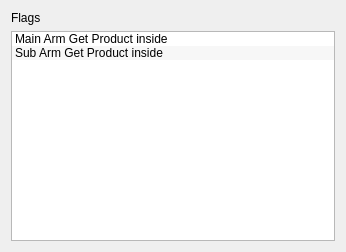
<?xml version="1.0" encoding="UTF-8"?>
<ui version="4.0">
 <class>ICFlagsEditor</class>
 <widget class="QWidget" name="ICFlagsEditor">
  <property name="geometry">
   <rect>
    <x>0</x>
    <y>0</y>
    <width>346</width>
    <height>252</height>
   </rect>
  </property>
  <property name="windowTitle">
   <string>Form</string>
  </property>
  <layout class="QVBoxLayout" name="verticalLayout">
   <item>
    <widget class="QLabel" name="label">
     <property name="text">
      <string>Flags</string>
     </property>
    </widget>
   </item>
   <item>
    <widget class="QListWidget" name="flagListWidget">
     <property name="editTriggers">
      <set>QAbstractItemView::NoEditTriggers</set>
     </property>
     <property name="alternatingRowColors">
      <bool>true</bool>
     </property>
     <property name="spacing">
      <number>5</number>
     </property>
     <item>
      <property name="text">
       <string>Main Arm Get Product inside</string>
      </property>
     </item>
     <item>
      <property name="text">
       <string>Sub Arm Get Product inside</string>
      </property>
     </item>
    </widget>
   </item>
  </layout>
 </widget>
 <resources/>
 <connections/>
</ui>
